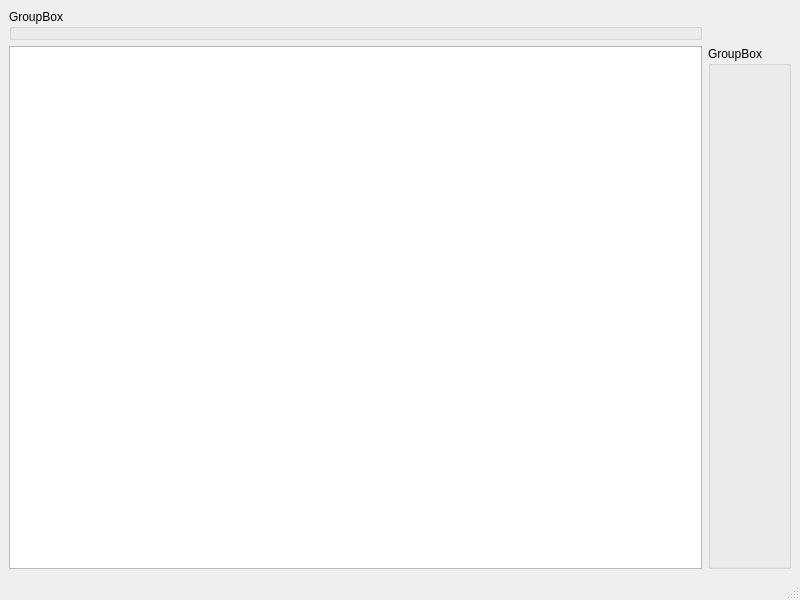
<?xml version="1.0" encoding="UTF-8"?>
<ui version="4.0">
 <class>TableViewer</class>
 <widget class="QMainWindow" name="TableViewer">
  <property name="geometry">
   <rect>
    <x>0</x>
    <y>0</y>
    <width>800</width>
    <height>600</height>
   </rect>
  </property>
  <property name="windowTitle">
   <string>MainWindow</string>
  </property>
  <widget class="QWidget" name="centralwidget">
   <layout class="QGridLayout" name="gridLayout">
    <item row="0" column="0">
     <widget class="QGroupBox" name="inputElements">
      <property name="title">
       <string>GroupBox</string>
      </property>
     </widget>
    </item>
    <item row="1" column="0">
     <widget class="QTableView" name="tableView"/>
    </item>
    <item row="1" column="1">
     <widget class="QGroupBox" name="crudButtons">
      <property name="title">
       <string>GroupBox</string>
      </property>
     </widget>
    </item>
   </layout>
  </widget>
  <widget class="QMenuBar" name="menubar">
   <property name="geometry">
    <rect>
     <x>0</x>
     <y>0</y>
     <width>800</width>
     <height>19</height>
    </rect>
   </property>
  </widget>
  <widget class="QStatusBar" name="statusbar"/>
 </widget>
 <resources/>
 <connections/>
</ui>
